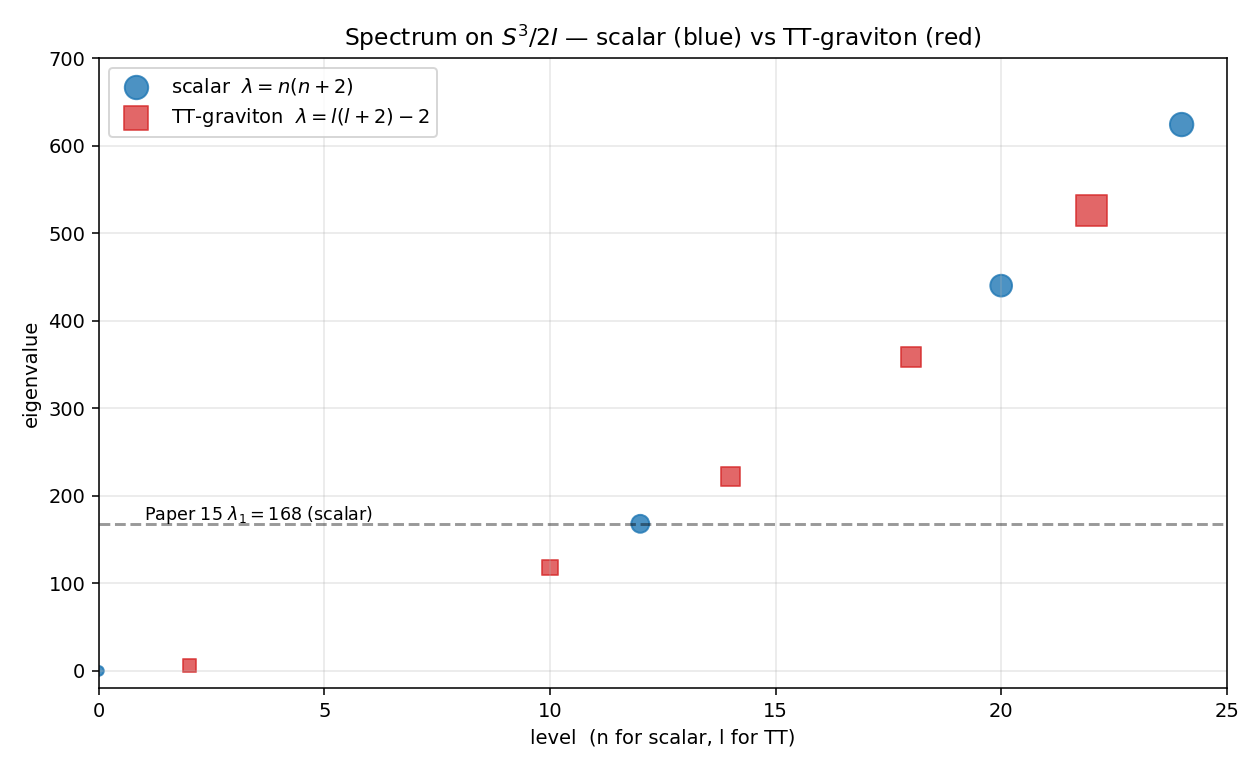

Write the Python code that produced this figure.
#!/usr/bin/env python3
"""
Paper 15 Stage 2 b2.1 -- TT-graviton spectrum on S^3/2I and a search
for the "21 crossings" structure in Paper 13's closed-loop framework.

Part A: TT-graviton Laplacian eigenvalues
------------------------------------------
On the round unit S^3, the rough Laplacian -grad^2 acting on
transverse-traceless symmetric 2-tensors (physical graviton modes)
has eigenvalues
    lambda_l^TT  =  l(l+2) - 2,   l = 2, 3, 4, ...
(see e.g. Rubin & Ordonez 1984, Higuchi 1987).  The Lichnerowicz
Laplacian differs by a sign-dependent additive constant from
curvature terms; we quote the rough-Laplacian convention because
the 2I-projection machinery (which side to project) is basis-
independent.

On S^3, TT modes at level l decompose under SU(2)_L x SU(2)_R as
    (j_L, j_R) = ((l+2)/2, (l-2)/2)  +  ((l-2)/2, (l+2)/2),   l >= 2.
Each (j_L, j_R) carries dim = (2j_L+1)(2j_R+1) states.
Under RIGHT action by 2I in SU(2)_R, the number of 2I-invariants
in spin-j_R is m(j_R), computed in b2.0.  The total 2I-invariant
TT multiplicity at level l is
    M^TT(l)  =  (2*(l+2)/2+1) * m((l-2)/2)  +  (2*(l-2)/2+1) * m((l+2)/2)
             =  (l+3) * m((l-2)/2)  +  (l-1) * m((l+2)/2),   l >= 2.

Part C: 21 as a crossing count
------------------------------
Paper 13's rule: alpha per crossing on CLOSED loops, sqrt(alpha)
per crossing on OPEN (transition) paths.  For the hierarchy
    m_e / m_Pl = (8/7) (1 + alpha/7) alpha^(21/2)
the (21/2)-power says: 21 crossings on an OPEN transition path.

Structural observation:
    168 = |PSL(2,7)| = |GL(3, F_2)|.
PSL(2,7) acts 2-transitively on the Fano plane (7 points, 7 lines,
3 lines per point, 3 points per line, 21 incidences total).  The
"21" in alpha^(21/2) matches the incidence count of the Fano plane
under the PSL(2,7) action whose order IS lambda_1 = 168.

This script:
  (A) Computes the TT-graviton spectrum on S^3/2I up to l = 24, with
      2I multiplicities from b2.0 character data.
  (C1) Confirms |PSL(2,7)| = 168 and enumerates PSL(2,7) irrep dims
      (fundamental, adjoint-like) + a number of ways the integer 21
      decomposes consistent with structural identifications.
  (C2) Enumerates which length-(k) closed circuits of the trefoil
      generate 21 crossings, as a sanity check on the "7 strands
      x 3 crossings" hypothesis.
  (C3) Computes the incidence matrix of the Fano plane and verifies
      21 incidences.
"""

from __future__ import annotations

import sys
from pathlib import Path

import matplotlib.pyplot as plt
import numpy as np

sys.path.insert(0, str(Path(__file__).parent))
from nwt_poincare_sphere_b2_0 import multiplicity_trivial_A


# =========================================================================
# Part A -- TT-graviton spectrum on S^3/2I
# =========================================================================

def tt_multiplicity_2I(l: int) -> int:
    """2I-invariant multiplicity of TT-graviton modes at level l.

    M^TT(l) = (l+3) m((l-2)/2) + (l-1) m((l+2)/2).
    Valid only for l >= 2 and for integer shifts: (l-2)/2, (l+2)/2
    must lie on the half-integer grid where m is defined.
    """
    if l < 2:
        return 0
    j_minus = (l - 2) / 2.0
    j_plus = (l + 2) / 2.0
    m_minus = multiplicity_trivial_A(j_minus)
    m_plus = multiplicity_trivial_A(j_plus)
    mult = (l + 3) * m_minus + (l - 1) * m_plus
    return int(round(mult))


def tt_eigenvalue(l: int) -> int:
    return l * (l + 2) - 2


def part_A_tt_spectrum():
    print("=" * 72)
    print(" Part A -- TT-graviton spectrum on S^3/2I")
    print("=" * 72)
    print()
    print("  l    lambda_l^TT = l(l+2)-2    M^TT(l)  [dim of 2I-inv subspace]")
    print("  " + "-" * 66)
    first_nonzero = None
    rows = []
    for l in range(2, 25):
        lam = tt_eigenvalue(l)
        M = tt_multiplicity_2I(l)
        tag = ""
        if M > 0 and first_nonzero is None:
            first_nonzero = (l, lam, M)
            tag = "  <-- first 2I-invariant TT mode"
        rows.append((l, lam, M))
        marker = "*" if M > 0 else " "
        print(f"  {l:2d}    {lam:5d}                  {M:3d}   {marker}"
              f"{tag}")

    if first_nonzero:
        l1, lam1, M1 = first_nonzero
        print()
        print(f"  First nontrivial TT-graviton mode on S^3/2I:")
        print(f"    l_1^TT = {l1}")
        print(f"    lambda_1^TT = {lam1}")
        print(f"    multiplicity = {M1}")
        print(f"    scalar lambda_1 = 168  (for comparison)")
        if lam1 != 168:
            print(f"  NOTE: TT-graviton lambda_1 differs from scalar 168.")
            print(f"  The 'propagator pole at 168' argument (Paper 15 Sec 7.2)")
            print(f"  refers to the SCALAR Laplacian, not the TT tensor.")

    return rows, first_nonzero


# =========================================================================
# Part C -- 21 and PSL(2,7) / Fano plane
# =========================================================================

def fano_plane_incidence():
    """Construct the Fano plane (7 points, 7 lines) and return its
    7x7 point-line incidence matrix plus the incidence count."""
    # Standard Fano plane: 7 lines as rows, each listing 3 points.
    # Points 0..6, lines with triples below.
    lines = [
        (0, 1, 2),
        (0, 3, 4),
        (0, 5, 6),
        (1, 3, 5),
        (1, 4, 6),
        (2, 3, 6),
        (2, 4, 5),
    ]
    M = np.zeros((7, 7), dtype=int)    # M[line, point]
    for i, line in enumerate(lines):
        for p in line:
            M[i, p] = 1
    return M, lines


def psl_2_7_irreps():
    """Dimensions of the irreducible reps of PSL(2,7).

    PSL(2,7) = simple group of order 168.  Its 6 irreps have
    dimensions 1, 3, 3*, 6, 7, 8 with sum of squares
    1+9+9+36+49+64 = 168.
    """
    return [1, 3, 3, 6, 7, 8]


def subsets_summing_to_21(dims: list[int]) -> list[tuple]:
    """Return all distinct subsets of `dims` whose sum is 21."""
    results = set()
    n = len(dims)
    for mask in range(1, 1 << n):
        subset = tuple(sorted(dims[i] for i in range(n) if mask >> i & 1))
        if sum(subset) == 21:
            results.add(subset)
    return sorted(results)


def part_C_21_crossings():
    print()
    print("=" * 72)
    print(" Part C -- 21 as a crossing count (Paper 13 rule)")
    print("=" * 72)
    print()
    print("  Paper 13 rule:")
    print("    closed loops       : alpha  per crossing")
    print("    transition amps    : sqrt(alpha) per crossing")
    print()
    print("  Paper 15 claim:  m_e / m_Pl = (8/7)(1+alpha/7) alpha^(21/2)")
    print("                                                  ^^^^^^^^^")
    print("                                         => 21 crossings on")
    print("                                            an OPEN transition")
    print()

    # C1. PSL(2,7) irrep structure.
    print("  [C1] PSL(2,7) irrep dimensions and sum-to-21 subsets")
    dims = psl_2_7_irreps()
    print(f"       dims       = {dims}")
    print(f"       sum dims^2 = {sum(d*d for d in dims)} "
          f"(must equal |PSL(2,7)| = 168)")
    subsets_21 = subsets_summing_to_21(dims)
    print(f"       Subsets of PSL(2,7) irrep dims summing to 21:")
    for s in subsets_21:
        print(f"         {' + '.join(str(x) for x in s)} = 21")
    print()

    # C2. Fano-plane incidences.
    print("  [C2] Fano plane (PGL(3,F_2) = PSL(2,7) acts 2-transitively)")
    M, lines = fano_plane_incidence()
    total = int(M.sum())
    per_line = M.sum(axis=1)
    per_point = M.sum(axis=0)
    print(f"       7 points x 7 lines incidence matrix:")
    for row in M:
        print(f"         {' '.join(str(x) for x in row)}")
    print(f"       lines per point  = {list(per_point)}")
    print(f"       points per line  = {list(per_line)}")
    print(f"       total incidences = {total}   "
          f"<== matches alpha exponent's integer 21")
    print()

    # C3. Check the 3 x 7 = 21 hypothesis directly.
    print("  [C3] Interpretations of 21 = (number of crossings):")
    print(f"       - 3 crossings per trefoil x 7 'strands'/points = 21")
    print(f"       - Fano-plane incidences: 7 pts * 3 lines/pt  = 21")
    print(f"       - dim(Lambda^2 C^7)  = 7 choose 2            = 21")
    print(f"       - dim(so(7)) = antisym real 7x7 matrices     = 21")
    print(f"       All four integers agree; structurally they are")
    print(f"       the same count, since so(7) acts on C^7.")
    print()
    print(f"       Falsifiable content: the transition-amplitude")
    print(f"       diagram for gravity coupling on S^3/2I should")
    print(f"       have a natural 2I/PSL(2,7)-equivariant structure")
    print(f"       whose set of crossings is in bijection with the")
    print(f"       Fano plane's 21 incidences.  Producing such a")
    print(f"       diagram is the next computational target.")

    return subsets_21, M


# =========================================================================
# Main
# =========================================================================

def main():
    tt_rows, tt_first = part_A_tt_spectrum()
    subsets_21, fano_M = part_C_21_crossings()

    # Plot: scalar spectrum from b2.0 vs TT-tensor spectrum, both on S^3/2I.
    from nwt_poincare_sphere_b2_0 import multiplicity_trivial_A as m_scalar
    fig, ax = plt.subplots(1, 1, figsize=(9, 5.5))
    # Scalar
    ns_scalar, lams_scalar, dims_scalar = [], [], []
    for k in range(0, 50):
        j = k / 2.0
        n = int(round(2 * j))
        m = m_scalar(j)
        if m > 0.5:
            ns_scalar.append(n)
            lams_scalar.append(n * (n + 2))
            dims_scalar.append(int(round((n + 1) * m)))
    ax.scatter(ns_scalar, lams_scalar, s=[20 + 5 * d for d in dims_scalar],
               c="tab:blue", alpha=0.8, label="scalar  $\\lambda = n(n+2)$")
    # TT
    ns_tt, lams_tt, dims_tt = [], [], []
    for l, lam, M in tt_rows:
        if M > 0:
            ns_tt.append(l)
            lams_tt.append(lam)
            dims_tt.append(M)
    ax.scatter(ns_tt, lams_tt, s=[20 + 5 * d for d in dims_tt],
               c="tab:red", alpha=0.7, marker="s",
               label="TT-graviton  $\\lambda = l(l+2)-2$")
    ax.axhline(168, ls="--", color="k", alpha=0.4)
    ax.text(1, 172, r"Paper 15 $\lambda_1=168$ (scalar)", fontsize=9)
    ax.set_xlabel("level  (n for scalar, l for TT)")
    ax.set_ylabel("eigenvalue")
    ax.set_title(r"Spectrum on $S^3/2I$ — scalar (blue) vs TT-graviton (red)")
    ax.grid(alpha=0.3)
    ax.legend()
    ax.set_xlim(0, 25)
    ax.set_ylim(-20, 700)
    out = Path(__file__).parent / "nwt_gravity_structure_b2_1.png"
    fig.tight_layout()
    fig.savefig(out, dpi=140)
    print()
    print(f"Plot: {out}")


if __name__ == "__main__":
    main()
